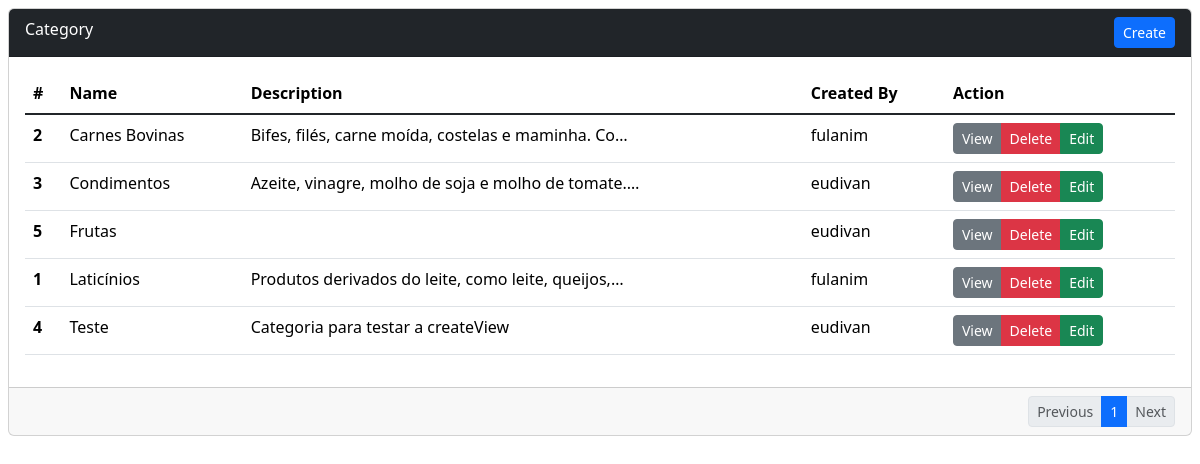
/categories/ (signed in), run on an earlier commit of the app's database.
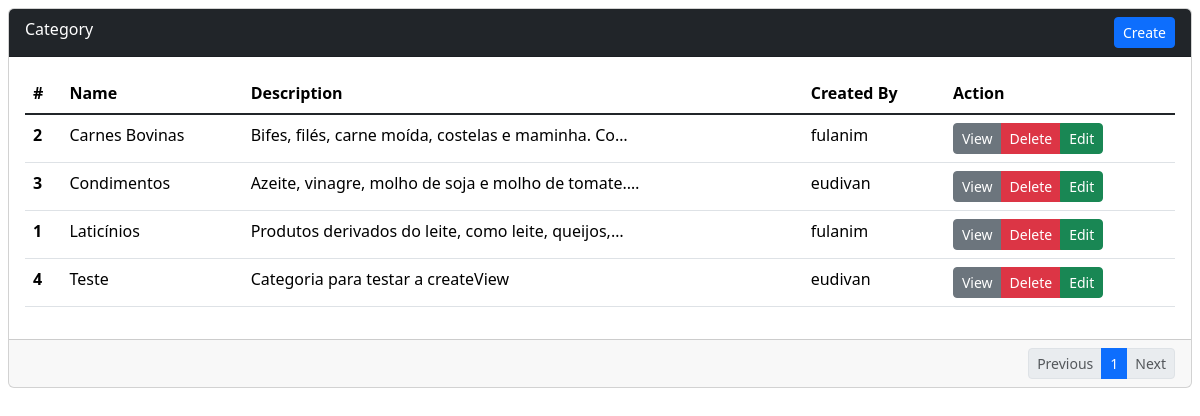
And on a later commit of the database.
### main_app/models.py (models this page shows, shortened)
class Category(models.Model):
    name = models.CharField(max_length=255, unique=True, verbose_name='Category Name')
    description = models.TextField(blank=True, null=True, verbose_name='Description')
    created_by = models.ForeignKey(User, on_delete=models.CASCADE, verbose_name='Created By')
    created_at = models.DateTimeField(auto_now_add=True, verbose_name='Created At')
    updated_at = models.DateTimeField(auto_now=True, verbose_name='Updated At')
    class Meta:
        verbose_name = 'Category'
        verbose_name_plural = "Categories"
        ordering = ['name']

### main_app/views/category.py (the view, shortened to what this page needs)
# urls.py: path('categories/', Category_ListView.as_view(), name='category-list'),
class Category_ListView(LoginRequiredMixin, PermissionRequiredMixin, ListView):
    model = Category
    paginate_by = 10
    template_name = 'category/list.html'
    permission_required = 'main_app.view_category'

### main_app/templates/category/list.html (shortened to what this page needs)
{% extends "../base.html" %}
{% block content %}
    <div class="card">
        <div class="card-header text-bg-dark d-flex justify-content-between">
            Category
            <a class="btn btn-primary btn-sm ms-auto" href="{% url "category-create" %}">Create</a>
        </div>
        <div class="card-body">
            <table class="table">
                <thead>
                    <tr>
                    <th scope="col">#</th>
                    <th scope="col">Name</th>
                    <th scope="col">Description</th>
                    <th scope="col">Created By</th>
                    <th scope="col">Action</th>
                    </tr>
                </thead>
                <tbody class="table-group-divider">
                    {% for category in object_list %}
                        <tr>
                            <th scope="row">{{category.id}}</th>
                            <td>{{category.name}}</td>
                            <td>{{category.description|truncatechars:50}}</td>
                            <td>{{category.created_by}}</td>
                            <td>
                                <div class="btn-group btn-group-sm" role="group">
                                    <button type="button" class="btn btn-secondary">View</button>
                                    <a href="{% url "category-delete" category.id %}" type="button" class="btn btn-danger">Delete</a>
                                    <a href="{% url "category-update" category.id %}" type="button" class="btn btn-success">Edit</a>
                                </div>
                            </td>
                        </tr>
                    {% empty %}
                        <tr>
                            <td colspan="4">No categorias added!</td>
                        </tr>
                    {% endfor %}
                </tbody>
            </table>
        </div>
        <div class="card-footer pb-0">
            <nav>
                <ul class="pagination pagination-sm justify-content-end mb-2">
                    {% if page_obj.has_previous %}
                    <li class="page-item">
                        <a class="page-link" href="?page={{ page_obj.previous_page_number }}">Previous</a>
                    </li>
                    {% else %}
                    <li class="page-item disabled">
                        <a class="page-link" href="#">Previous</a>
                    </li>
                    {% endif %}
                    {% for num in page_obj.paginator.page_range %}
                        {% if page_obj.number == num %}
                        <li class="page-item active">
                            <span class="page-link">{{ num }}</span>
                        </li>
                        {% elif num > page_obj.number|add:'-3' and num < page_obj.number|add:'3' %}
                        <li class="page-item">
                            <a class="page-link" href="?page={{ num }}">{{ num }}</a>
                        </li>
                        {% endif %}
                    {% endfor %}
                    {% if page_obj.has_next %}
                    <li class="page-item">
                        <a class="page-link" href="?page={{ page_obj.next_page_number }}">Next</a>
                    </li>
                    {% else %}
                    <li class="page-item disabled">
                        <a class="page-link" href="#">Next</a>
                    </li>
                    {% endif %}
                </ul>
            </nav>
        </div>
    </div>
{% endblock content %}

What changed in the data, as far as the page shows it:
removed Category: id "5", name "Frutas", created_by "eudivan"
